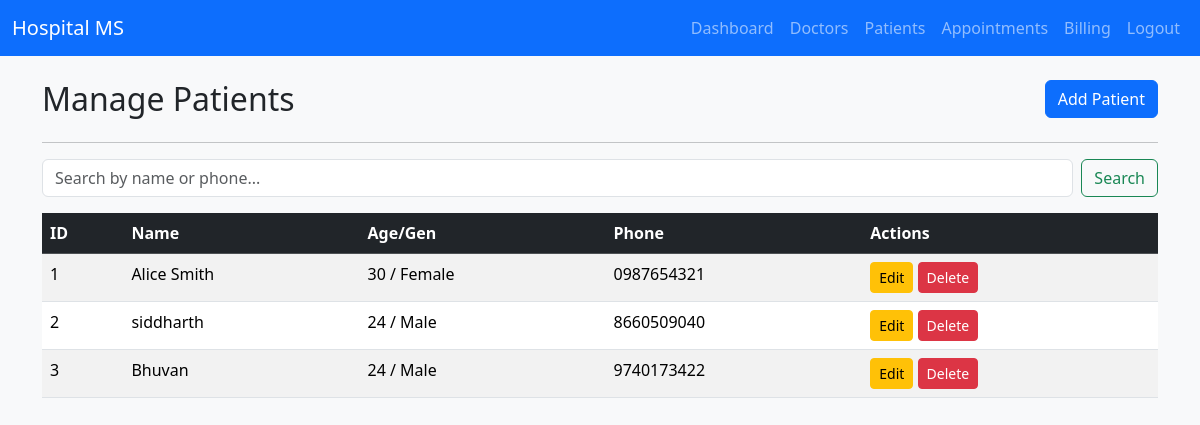
Screenshot of /admin/patients (signed in) with the database file from the repository.
### models.py (models this page shows)
class Patient(db.Model):
    id = db.Column(db.Integer, primary_key=True)
    name = db.Column(db.String(100), nullable=False)
    age = db.Column(db.Integer, nullable=False)
    gender = db.Column(db.String(10), nullable=False)
    phone = db.Column(db.String(20), nullable=False)
    username = db.Column(db.String(80), unique=True, nullable=False)
    password = db.Column(db.String(200), nullable=False)
    appointments = db.relationship('Appointment', backref='patient', lazy=True)
    prescriptions = db.relationship('Prescription', backref='patient', lazy=True)
    bills = db.relationship('Billing', backref='patient', lazy=True)

### app.py (the view, shortened to what this page needs)
@app.route('/admin/patients', methods=['GET', 'POST'])
def admin_patients():
    auth = check_auth('admin')
    if auth: return auth
    search = request.args.get('search')
    if search:
        patients = Patient.query.filter((Patient.name.contains(search)) | (Patient.phone.contains(search))).all()
    else:
        patients = Patient.query.all()
    return render_template('admin_patients.html', patients=patients)

### app.py (called while the page is built)
def check_auth(role):
    if 'role' not in session or session['role'] != role:
        flash("Unauthorized access. Please login first.", "danger")
        if role == 'admin': return redirect(url_for('login_admin'))
        if role == 'doctor': return redirect(url_for('login_doctor'))
        if role == 'patient': return redirect(url_for('login_patient'))
    return None

### templates/admin_patients.html (shortened to what this page needs)
{% extends 'base.html' %}
{% block content %}
<div class="row mt-4">
    <div class="col-md-8">
        <h2>Manage Patients</h2>
    </div>
    <div class="col-md-4 text-end">
        <button class="btn btn-primary" data-bs-toggle="modal" data-bs-target="#addPatientModal">Add Patient</button>
    </div>
</div>
<hr>
<form method="GET" class="mb-3 d-flex">
    <input type="text" name="search" class="form-control me-2" placeholder="Search by name or phone..." value="{{ request.args.get('search', '') }}">
    <button type="submit" class="btn btn-outline-success">Search</button>
</form>
<table class="table table-striped">
    <thead class="table-dark">
        <tr>
            <th>ID</th>
            <th>Name</th>
            <th>Age/Gen</th>
            <th>Phone</th>
            <th>Actions</th>
        </tr>
    </thead>
    <tbody>
        {% for pt in patients %}
        <tr>
            <td>{{ pt.id }}</td>
            <td>{{ pt.name }}</td>
            <td>{{ pt.age }} / {{ pt.gender }}</td>
            <td>{{ pt.phone }}</td>
            <td>
                <button class="btn btn-sm btn-warning" data-bs-toggle="modal" data-bs-target="#editPtModal{{ pt.id }}">Edit</button>
                <form action="{{ url_for('delete_patient', id=pt.id) }}" method="POST" class="d-inline">
                    <button type="submit" class="btn btn-sm btn-danger" onclick="return confirm('Delete this patient?');">Delete</button>
                </form>
            </td>
        </tr>
        {% endfor %}
    </tbody>
</table>
{% endblock %}

### templates/base.html (style rules this page uses)
body { background-color: #f8f9fa; }

### rows the page displays
Patient: id "1", name "Alice Smith", age "30", gender "Female", phone "0987654321"
Patient: id "2", name "siddharth", age "24", gender "Male", phone "8660509040"
Patient: id "3", name "Bhuvan", age "24", gender "Male", phone "9740173422"
